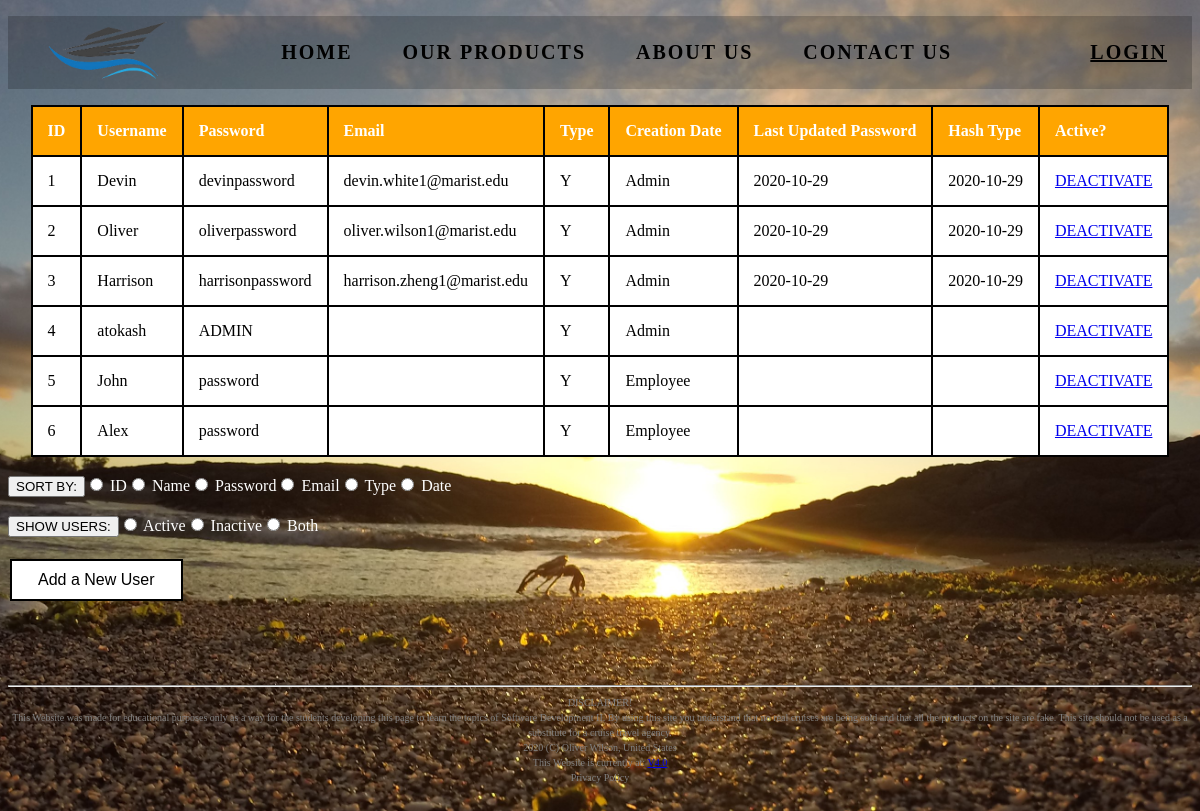
/HTML/AdminUserTable.php, run on an earlier commit of the app's database.
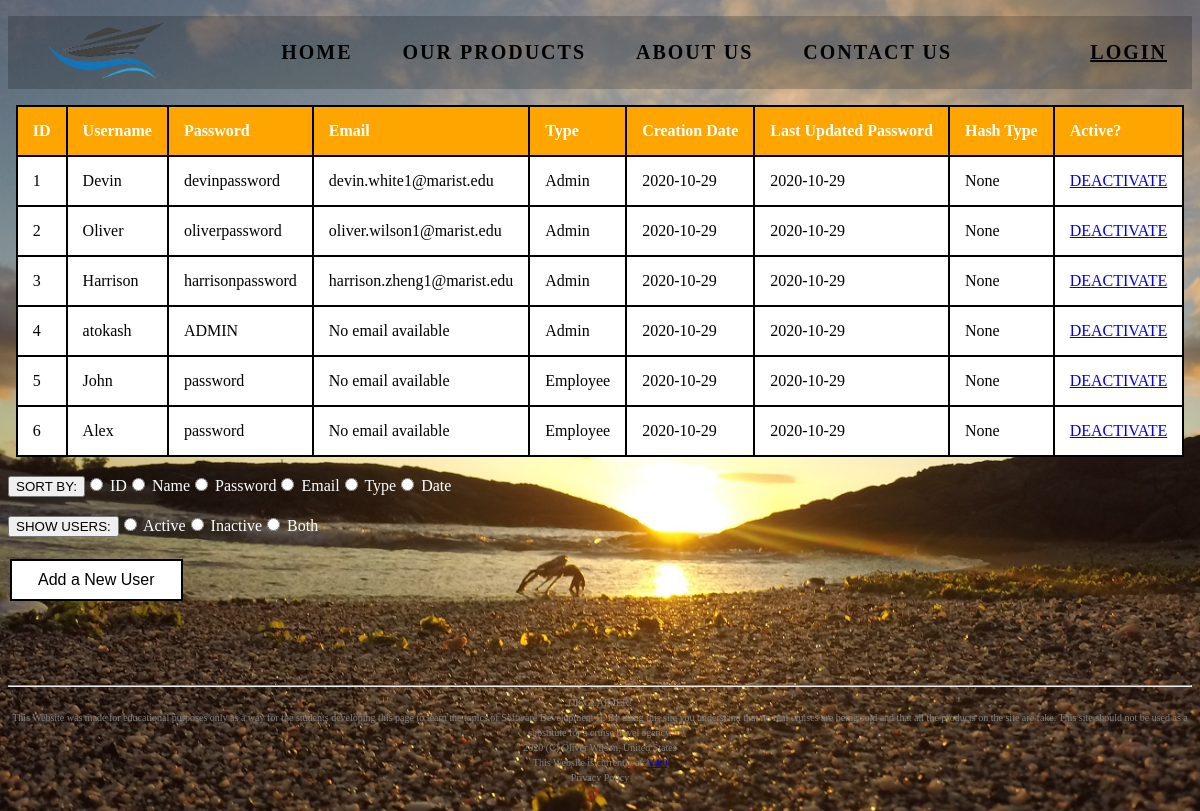
And on a later commit of the database.
### tables this page shows
CREATE TABLE T18_Users (
    user_ID INT PRIMARY KEY auto_increment,
    user_name VARCHAR(20) NOT NULL,
    user_password VARCHAR(50) NOT NULL,
    user_email VARCHAR(30) DEFAULT "No email available",
    employee_type ENUM ("Admin", "Employee") NOT NULL,
    creation_date DATE,
    last_updated_password DATE,
    hash_type VARCHAR(20) DEFAULT("None"),
    user_active ENUM("Y", "N") NOT NULL DEFAULT "Y"
);

### HTML/AdminUserTable.php (the view, shortened to what this page needs)
<!DOCTYPE html>
<html lang="en">
<head>
</head>
<body style="background-color: lightgray;">
<?php
	require "SCnavbar.php";
?>
<?php
	require ("../connect_db.php");
?>
<?php
	if (isset($_POST['sort'])) {
		$sort_type = $_POST['sort'];
	}
	else {
		$sort_type = "User_ID";
	}
	if (isset($_POST['where_clause'])) {
		$where_clause = $_POST['where_clause'];
	}
	else {
		$where_clause = "SELECT * FROM T18_Users";
	}
	echo "<table border=1>";
		echo "<tr>";
			echo "<th> ID </th>";
			echo "<th> Username </th>";
			echo "<th> Password </th>";
			echo "<th> Email </th>";
			echo "<th> Type </th>";
			echo "<th> Creation Date </th>";
			echo "<th> Last Updated Password </th>";
			echo "<th> Hash Type </th>";
			echo "<th> Active? </th>";
		echo "</tr>";
	$q="$where_clause
			ORDER BY $sort_type";
	$r=mysqli_query($dbc, $q);
	if($r) {
		while ($row = mysqli_fetch_array($r, MYSQLI_NUM)) {
			echo "<tr>";
				echo "<td>" . $row[0] . "</td>";
				echo "<td>" . $row[1] . "</td>";
				echo "<td>" . $row[2] . "</td>";
				echo "<td>" . $row[3] . "</td>";
				echo "<td>" . $row[4] . "</td>";
				echo "<td>" . $row[5] . "</td>";
				echo "<td>" . $row[6] . "</td>";
				echo "<td>" . $row[7] . "</td>";
				echo "<td> <a href='DeleteUserRow.php?user_ID=" . $row[0] . "'> DEACTIVATE </a> </td>";
			echo "</tr>";
		}
	}
	echo "</table>";
	echo "<form style='color: white;' action='AdminUserTable.php' method='POST'>";
		echo "<br> <input type='submit' value='SORT BY:'>";
		echo "<input type='radio' name='sort' value='user_Id'>		  	ID";
		echo "<input type='radio' name='sort' value='user_name'>		Name";
		echo "<input type='radio' name='sort' value='user_Password'>	Password";
		echo "<input type='radio' name='sort' value='user_email'>	  	Email";
		echo "<input type='radio' name='sort' value='employee_type'>	Type";
		echo "<input type='radio' name='sort' value='creation_date'>	Date";
	echo "</form>";
	echo "<br><form style='color: white;' action='AdminUserTable.php' method='POST'>";
		echo "<input type='submit' value='SHOW USERS:'>";
		echo "<input type='radio' name='where_clause' value='SELECT * FROM T18_Users
																WHERE user_active=\"Y\"'>		Active";
		echo "<input type='radio' name='where_clause' value='SELECT * FROM T18_Users
																WHERE user_active=\"N\"'>		Inactive";
		echo "<input type='radio' name='where_clause' value='SELECT * FROM T18_Users'> 			Both";
	echo "</form>";
	echo "<br><form action='AddRowUser.php'>";
		echo "<button class='button button1' onclick=> Add a New User </button>";
	echo "</form>";
?>
<br><br><br><br>
<hr>
<?php
	include "SCfooter.php";
?>
<br>
</body>
</html>

### HTML/SCnavbar.php (shortened to what this page needs)
<?php
	if (isset($_SESSION['login_status'])) {
		$user_status = $_SESSION['login_status'];
	}
	else {
		$user_status = "NOT LOGGED IN.";
	}
	if ($user_status == "LOGGED IN") {
		echo "<div class=\"header\">";
			echo "<ul>";
				echo "<li style='float: left;'><img src='Logo.png'></li>";
				echo "<li><a href='HomePage.php'>Home</a></li>";
				echo "<li><a href='HomePage.php'>Our Products</a></li>";
				echo "<li><a href='AboutUs.php'>About Us</a></li>";
				echo "<li><a href='ContactUs.php'>Contact Us</a></li>";
				echo "<li style='float: right;'><a href='Admin.php'> <u>Admin Options</u> </a></li>";
			echo "</ul>";
		echo "</div>";
	}
	else {
		echo "<div class=\"header\">";
			echo "<ul>";
				echo "<li style='float: left;'><img src='Logo.png'></li>";
				echo "<li><a href='HomePage.php'>Home</a></li>";
				echo "<li><a href='HomePage.php'>Our Products</a></li>";
				echo "<li><a href='AboutUs.php'>About Us</a></li>";
				echo "<li><a href='ContactUs.php'>Contact Us</a></li>";
				echo "<li style='float: right;'><a href='LogIn.php'> <u>Login</u> </a></li>";
			echo "</ul>";
		echo "</div>";
	}
?>

### HTML/SCfooter.php (shortened to what this page needs)
<?php
	echo "<footer style='font-size: 12px; text-align: center; color: grey;'> <small> DISCLAIMER! <br> This Website was made for educational purposes only as a way for the students developing this page to learn";
				echo " the topics of Software Development II. By using this site you understand that no real cruises are being ";
				echo "sold and that all the products on the site are fake. This site should not be used as a substitute for a cruise travel agency.";
				echo "<br>";
				echo "2020 (C) " . FILE_AUTHOR . ", United States";
				echo "<br> This Website is currently at: <a href='Change.php'> V4.0 </a>";
				echo "<br>  Privacy Policy";
	echo "</footer>";
?>

### HTML/AdminUserTable.php (style rules this page uses)
body { background: url(Crab.jpg) no-repeat; background-size: cover; height: 100vh; background-position: center; }
img { size: cover; position: center; height: 60px; width: 120px; margin-top: 5px; margin-bottom: -50px; }
table, td { margin-right:auto; margin-left: auto; border:2px solid black; border-collapse:collapse; padding: 15px; text-align: left; background-color: white; }
th { margin-right:auto; margin-left: auto; border:2px solid black; border-collapse:collapse; padding: 15px; text-align: left; background-color: orange; color:white; }
.button { border: none; color: white; padding: 10px 26px; text-align: center; text-decoration: none; display: inline-block; font-size: 16px; margin: 4px 2px; transition-duration: 0.4s; cursor: pointer; }
.button1 { background-color: white; color: black; border: 2px solid black; }

What changed in the data, as far as the page shows it:
computed for t18_users "Devin": employee_type "Y" → "Admin"; creation_date "Admin" → "2020-10-29"; hash_type "2020-10-29" → "None"
computed for t18_users "Oliver": employee_type "Y" → "Admin"; creation_date "Admin" → "2020-10-29"; hash_type "2020-10-29" → "None"
computed for t18_users "Harrison": employee_type "Y" → "Admin"; creation_date "Admin" → "2020-10-29"; hash_type "2020-10-29" → "None"
changed t18_users "atokash": user_email (not shown) → "No email available"; employee_type "Y" → "Admin"; creation_date "Admin" → "2020-10-29"; last_updated_password (not shown) → "2020-10-29"; hash_type (not shown) → "None"
changed t18_users "John": user_email (not shown) → "No email available"; employee_type "Y" → "Employee"; creation_date "Employee" → "2020-10-29"; last_updated_password (not shown) → "2020-10-29"; hash_type (not shown) → "None"
changed t18_users "Alex": user_email (not shown) → "No email available"; employee_type "Y" → "Employee"; creation_date "Employee" → "2020-10-29"; last_updated_password (not shown) → "2020-10-29"; hash_type (not shown) → "None"
